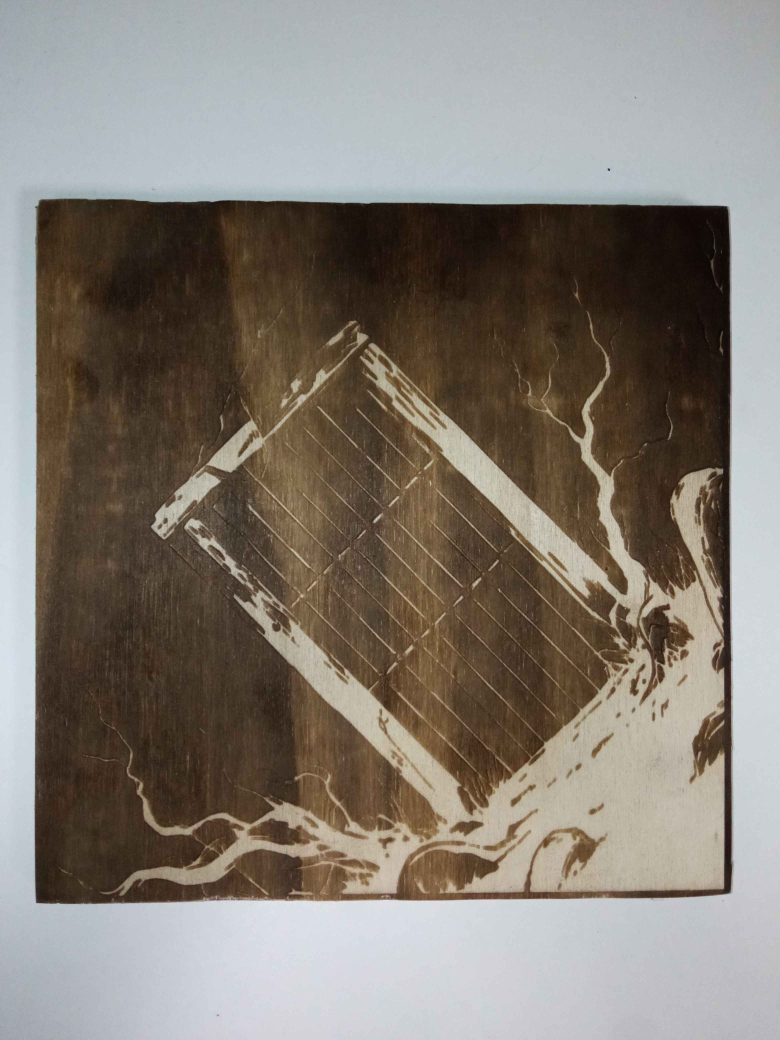
#> input picture PLATEST/plate_bois/IMG_20260423_163546.jpg, 3120 x 4160 px (shown at 1/4 size)
$ python -i fast_detector.py   (imports and definitions only)
#> lines starting #> are read from the running program, lines starting #| are printed output that depends on the picture; after the words box and inside, x2 and y2 are one past the last pixel; in counts of white or black regions, pixels touching at a corner belong together
#> further down, picture is the input picture: shape (4160, 3120, 3); mean B, G, R 116.6, 125.2, 132.4
"""
steamcore/recognition/fast_detector.py
Niveau 1 -- detection rapide de losange/quadrilatere par contours OpenCV.
Retourne une ROI dynamique autour du quad detecte.
Tourne sur le thread principal, vise 20-30fps sur Pi 5.
"""

from __future__ import annotations
from dataclasses import dataclass
import cv2
import numpy as np


@dataclass
class QuadROI:
    x: int
    y: int
    w: int
    h: int
    corners: np.ndarray  # (4,2) float32
    confidence: float  # 0..1 basee sur la regularite du quad

    def to_slice(self):
        return slice(self.y, self.y + self.h), slice(self.x, self.x + self.w)

    def crop(self, frame: np.ndarray) -> np.ndarray:
        return frame[self.to_slice()]


class FastDetector:
    """
    Detecte un quadrilatere (plaque losange format predefini) dans une frame.
    Parametres ajustables via config.json -> fast_detector.
    """

    def __init__(
        self,
        min_area: int = 4000,
        max_area_ratio: float = 0.35,
        approx_eps: float = 0.04,
        margin: int = 30,
        blur_k: int = 5,
        canny_lo: int = 40,
        canny_hi: int = 120,
    ):
        self.min_area = min_area
        self.max_area_ratio = max_area_ratio
        self.approx_eps = approx_eps
        self.margin = margin
        self.blur_k = blur_k | 1  # doit etre impair
        self.canny_lo = canny_lo
        self.canny_hi = canny_hi

    # [9 lines left out: function load_config, not called in this run]

    def detect(self, frame: np.ndarray) -> QuadROI | None:
        h, w = frame.shape[:2]
#> h = 4160; w = 3120
        max_area = w * h * self.max_area_ratio
#> max_area = 4542720

        gray = cv2.cvtColor(frame, cv2.COLOR_BGR2GRAY)
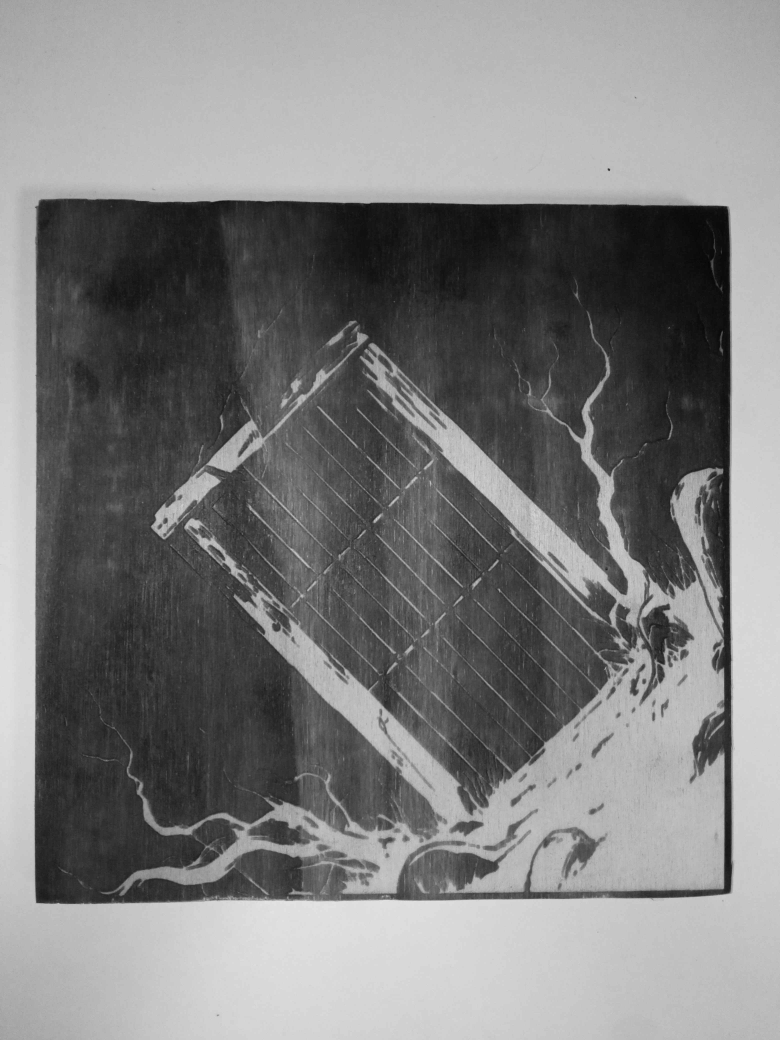
#> gray: shape (4160, 3120) (shown at 1/4 size); min 1, max 237, mean 126.4
        blur = cv2.GaussianBlur(gray, (self.blur_k, self.blur_k), 0)
        edges = cv2.Canny(blur, self.canny_lo, self.canny_hi)
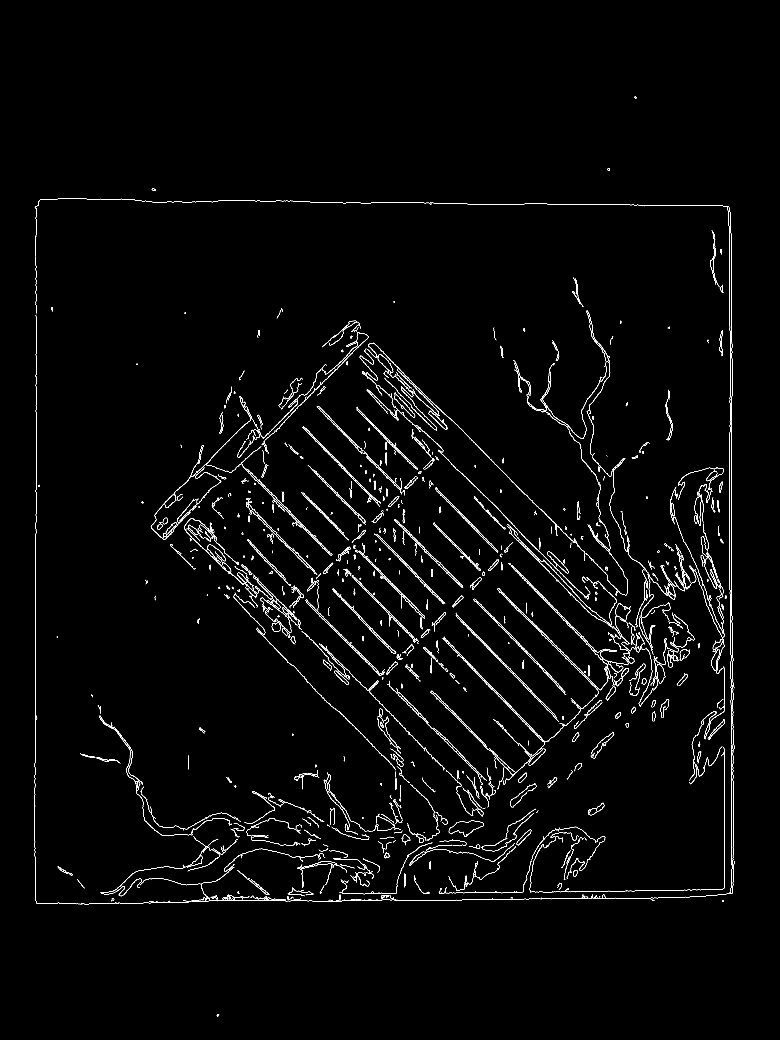
#> edges: shape (4160, 3120) (shown at 1/4 size); 1.1% white in thin lines or dots, all inside (x1, y1, x2, y2) = (137, 386, 2940, 4065)
        cnts, _ = cv2.findContours(edges, cv2.RETR_EXTERNAL, cv2.CHAIN_APPROX_SIMPLE)
#> cnts = 1578 contours, 1061 with area under 20; largest, box (x1, y1, x2, y2) and area: (1338, 2683, 1395, 2740) 856, (2072, 3091, 2108, 3131) 580, (1989, 2353, 2433, 2761) 509, (1896, 2395, 2261, 2768) 480, (1588, 1464, 2131, 2005) 456

        best: QuadROI | None = None
        best_score = 0.0

        for cnt in cnts:
            area = cv2.contourArea(cnt)
            if area < self.min_area or area > max_area:
                continue
            peri = cv2.arcLength(cnt, True)
            approx = cv2.approxPolyDP(cnt, self.approx_eps * peri, True)
            if len(approx) != 4:
                continue
            if not cv2.isContourConvex(approx):
                continue

            corners = approx.reshape(4, 2).astype(np.float32)
            score = self._regularity_score(corners, area)
            if score > best_score:
                best_score = score
                rx, ry, rw, rh = cv2.boundingRect(approx)
                # ajouter marge en restant dans la frame
                mx = self.margin
                rx = max(0, rx - mx)
                ry = max(0, ry - mx)
                rw = min(w - rx, rw + 2 * mx)
                rh = min(h - ry, rh + 2 * mx)
                best = QuadROI(
                    x=rx, y=ry, w=rw, h=rh, corners=corners, confidence=score
                )
#> this loop made 1578 passes
#> area on passes 1, 10: 40, 21.5
#> after the loop, best_score = 0

        return best

    # [12 lines left out: function _regularity_score, not called in this run]

>>> import cv2
>>> picture = cv2.imread('../../PLATEST/plate_bois/IMG_20260423_163546.jpg')
>>> result = FastDetector().detect(picture)
#> result = None

$ run again, on PLATEST/plate_bois/bois.jpg
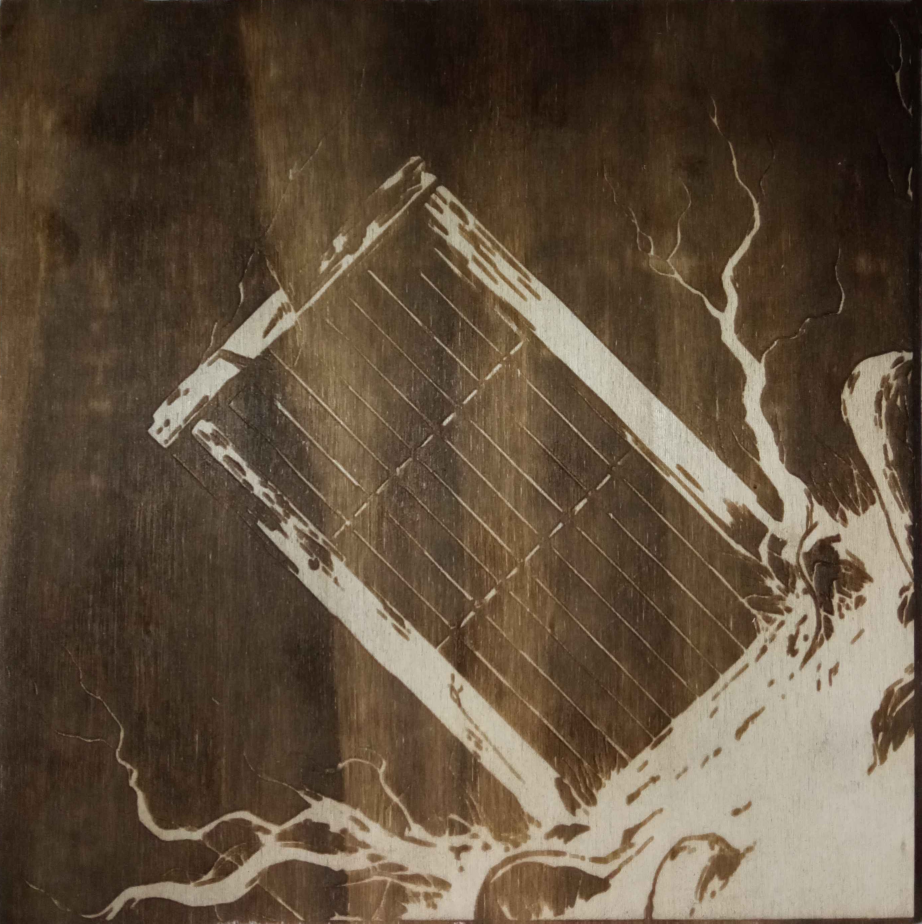
#> input picture PLATEST/plate_bois/bois.jpg, 2764 x 2770 px (shown at 1/3 size)
#> picture is the input picture: shape (2770, 2764, 3); mean B, G, R 61, 78.8, 94.9
#> in detect, `gray = cv2.cvtColor(frame, cv2.COLOR_BGR2GRAY)`:
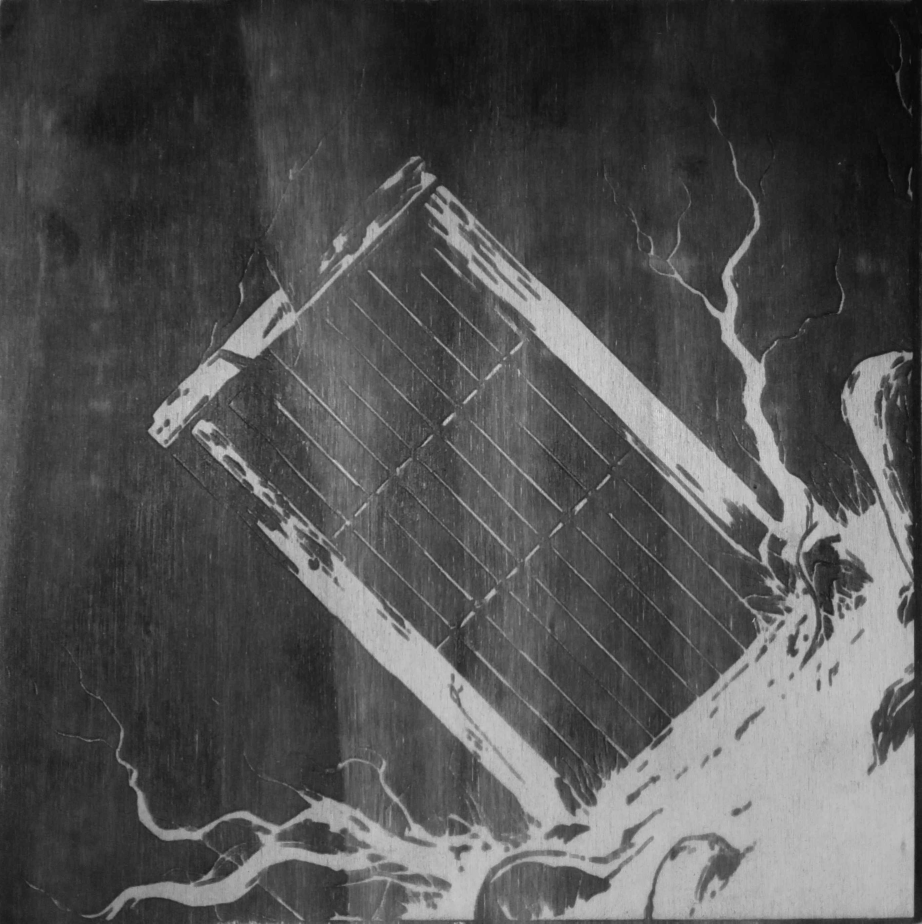
#> gray: shape (2770, 2764) (shown at 1/3 size); min 3, max 224, mean 81.6
#> in detect, `edges = cv2.Canny(blur, self.canny_lo, self.canny_hi)`:
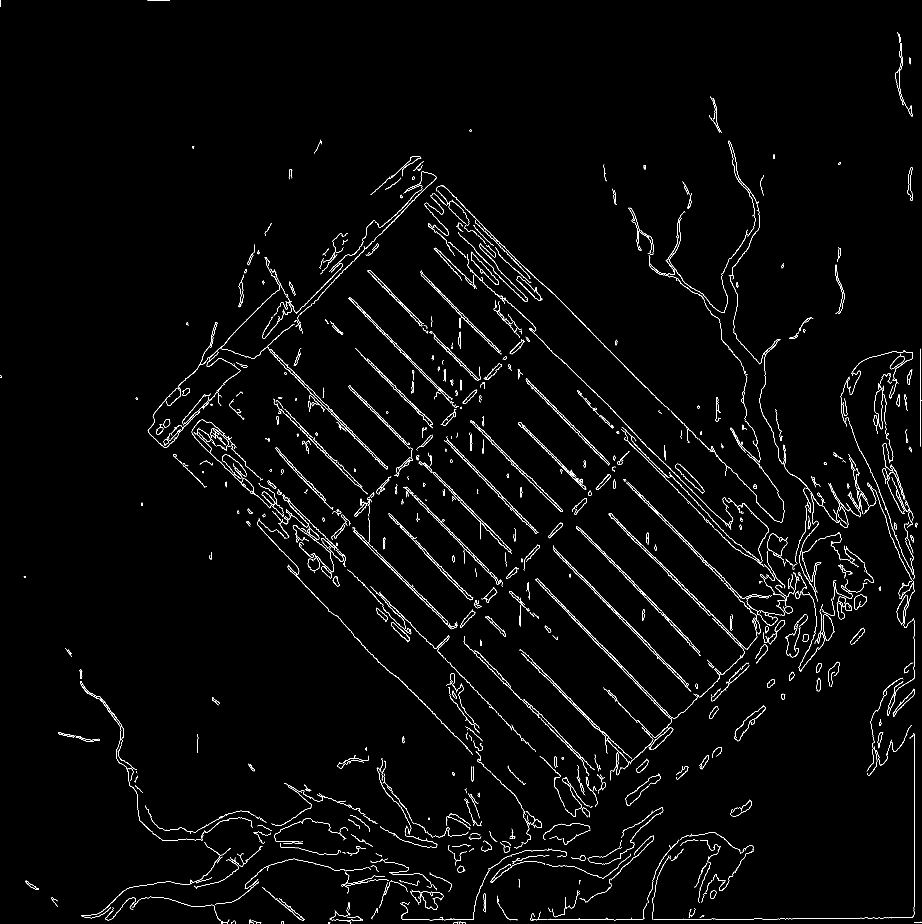
#> edges: shape (2770, 2764) (shown at 1/3 size); 1.6% white in thin lines or dots
#> cnts = 1287 contours, 814 with area under 20; largest, box (x1, y1, x2, y2) and area: (785, 1475, 839, 1518) 635, (1826, 1539, 2272, 1949) 510, (1423, 649, 1967, 1190) 450, (1577, 1136, 1829, 1397) 390, (1518, 1702, 1556, 1736) 366
#> the loop in detect, `for cnt in cnts:` made 1287 passes
#> area on passes 28, 35, 36: 24.5, 39, 57.5
#> after the loop in detect, `for cnt in cnts:`: best_score = 0
#> result = None

$ run again, on PLATEST/plate_bois/bois2.jpg
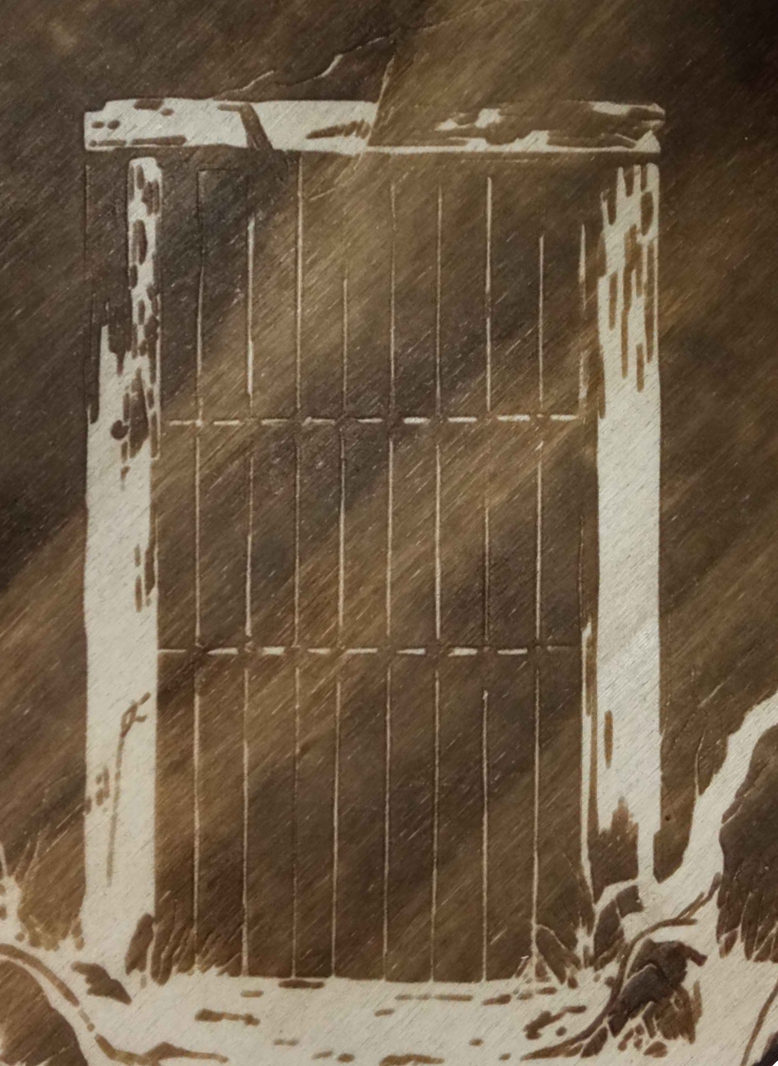
#> input picture PLATEST/plate_bois/bois2.jpg, 1555 x 2132 px (shown at 1/2 size)
#> picture is the input picture: shape (2132, 1555, 3); mean B, G, R 71.8, 92.8, 110.6
#> in detect, `gray = cv2.cvtColor(frame, cv2.COLOR_BGR2GRAY)`:
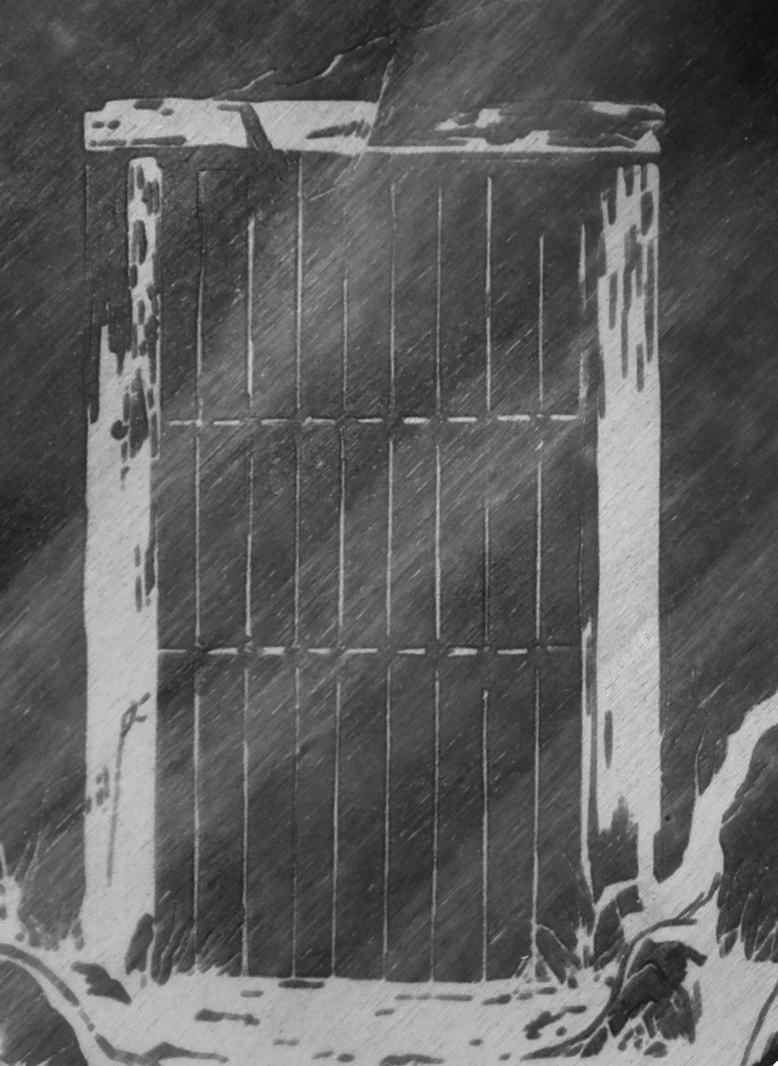
#> gray: shape (2132, 1555) (shown at 1/2 size); min 14, max 255, mean 95.7
#> in detect, `edges = cv2.Canny(blur, self.canny_lo, self.canny_hi)`:
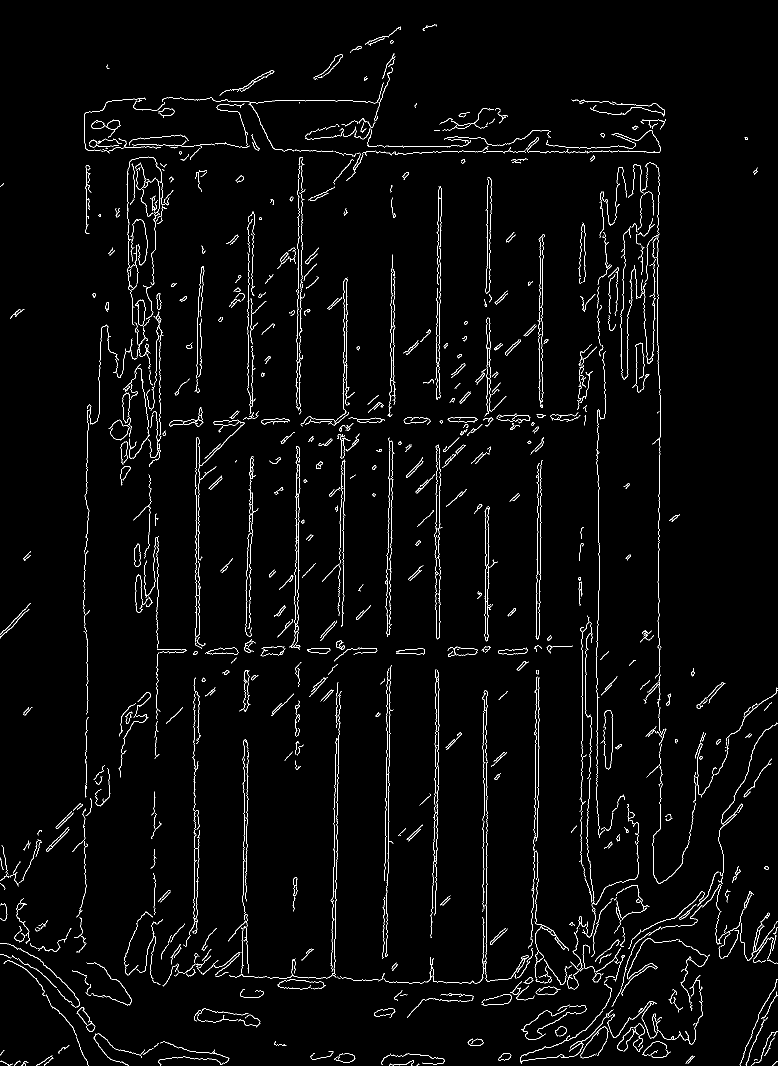
#> edges: shape (2132, 1555) (shown at 1/2 size); 2.4% white in thin lines or dots
#> cnts = 1083 contours, 841 with area under 20; largest, box (x1, y1, x2, y2) and area: (969, 1013, 995, 1283) 998, (895, 1293, 955, 1313) 581, (897, 834, 956, 845) 447, (268, 1087, 282, 1134) 446, (211, 239, 242, 276) 374
#> the loop in detect, `for cnt in cnts:` made 1083 passes
#> area on passes 14, 30, 34: 20, 23.5, 33
#> after the loop in detect, `for cnt in cnts:`: best_score = 0
#> result = None

$ run again, on PLATEST/plate_bois/bois3.jpg
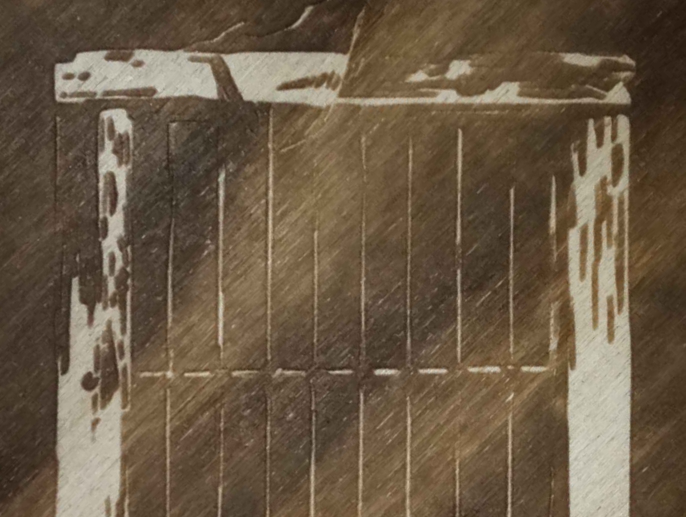
#> input picture PLATEST/plate_bois/bois3.jpg, 1371 x 1034 px (shown at 1/2 size)
#> picture is the input picture: shape (1034, 1371, 3); mean B, G, R 69.3, 90, 106.8
#> in detect, `gray = cv2.cvtColor(frame, cv2.COLOR_BGR2GRAY)`:
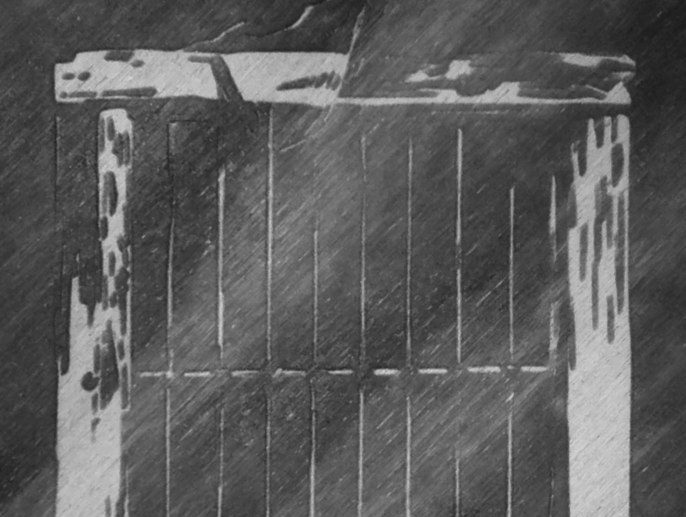
#> gray: shape (1034, 1371) (shown at 1/2 size); min 25, max 218, mean 92.7
#> in detect, `edges = cv2.Canny(blur, self.canny_lo, self.canny_hi)`:
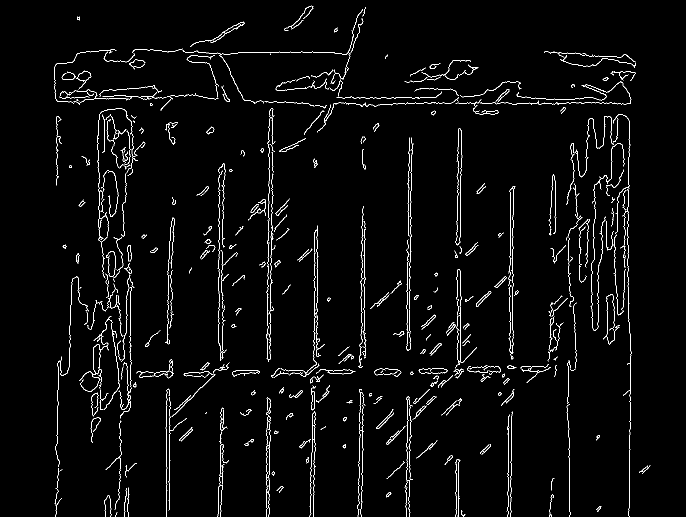
#> edges: shape (1034, 1371) (shown at 1/2 size); 2.6% white in thin lines or dots, all inside (x1, y1, x2, y2) = (109, 11, 1301, 1034)
#> cnts = 508 contours, 409 with area under 20; largest, box (x1, y1, x2, y2) and area: (532, 831, 541, 1034) 768, (212, 502, 232, 555) 628, (622, 771, 631, 821) 184, (254, 490, 264, 523) 178, (852, 792, 873, 810) 96
#> the loop in detect, `for cnt in cnts:` made 508 passes
#> area on passes 10, 26, 28: 46.5, 67.5, 22
#> after the loop in detect, `for cnt in cnts:`: best_score = 0
#> result = None
